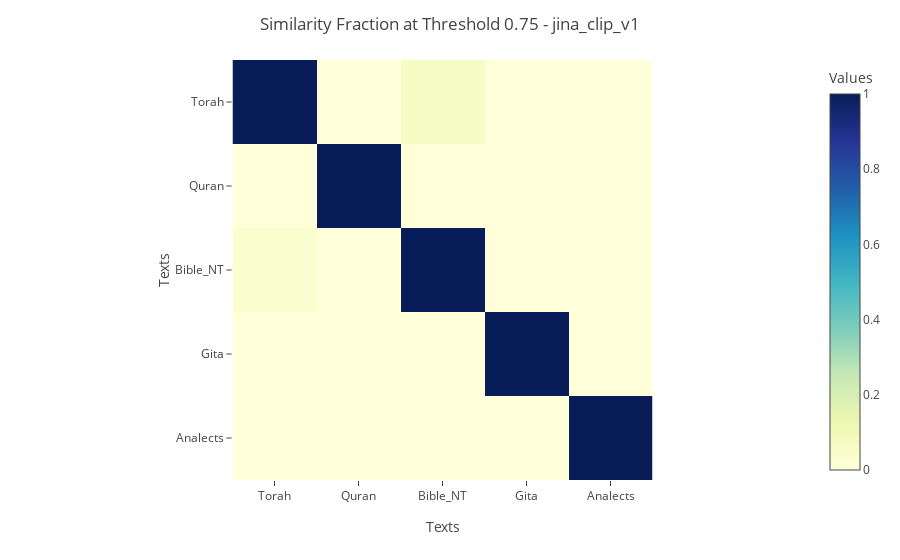
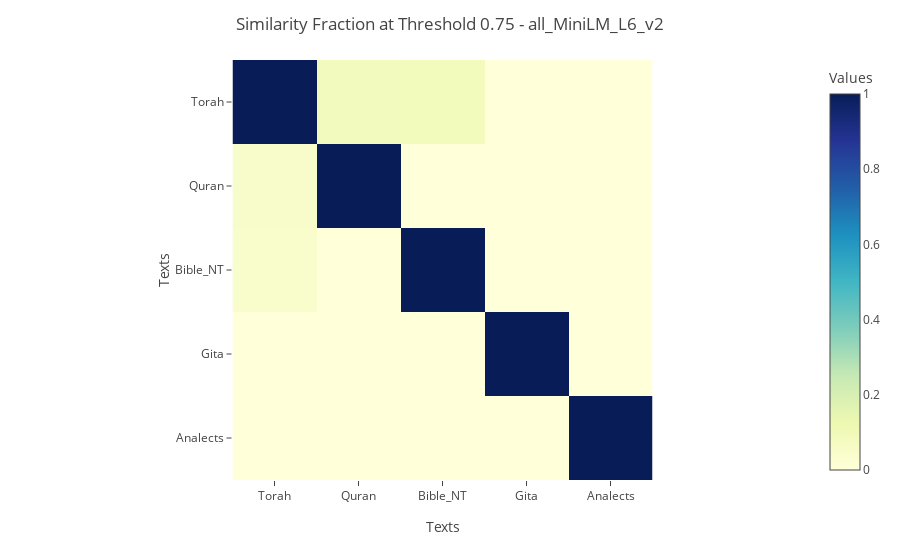

The cell these charts' notebook holds for them, in order:
### Markdown cell above
Plot results for cross text semantic consistency:

### Code cell
for encoder_model in encoder_models:

    plot_heatmap_for_cross_text_consistency(cross_text_consistency_formula_2[encoder_model], encoder_model)
    plot_heatmap_for_similarity_fraction_plotly(cross_text_consistency_formula_2[encoder_model], encoder_model)

### Figure 1 — Plotly figure (JSON) as saved in the notebook; plotly's stock layout.template omitted (floating-point values rounded to 4 significant figures)
{"data": [{"coloraxis": "coloraxis", "hovertemplate": "<b>%{x}</b><br><b>%{y}</b><br>Value: %{z:.2f}<extra></extra>", "name": "0", "type": "heatmap", "x": ["Torah", "Quran", "Bible_NT", "Gita", "Analects"], "xaxis": "x", "y": ["Torah", "Quran", "Bible_NT", "Gita", "Analects"], "yaxis": "y", "z": [[1, 0, 0.06215, 0, 0], [0, 1, 0, 0, 0], [0.03294, 0, 1, 0, 0], [0, 0, 0, 1, 0], [0, 0, 0, 0, 1]]}], "layout": {"coloraxis": {"cmax": 1, "cmin": 0, "colorbar": {"title": {"text": "Values"}}, "colorscale": [[0, "rgb(255,255,217)"], [0.125, "rgb(237,248,177)"], [0.25, "rgb(199,233,180)"], [0.375, "rgb(127,205,187)"], [0.5, "rgb(65,182,196)"], [0.625, "rgb(29,145,192)"], [0.75, "rgb(34,94,168)"], [0.875, "rgb(37,52,148)"], [1, "rgb(8,29,88)"]]}, "margin": {"t": 60}, "title": {"text": "Similarity Fraction at Threshold 0.75 - jina_clip_v1"}, "xaxis": {"anchor": "y", "constrain": "domain", "domain": [0, 1], "scaleanchor": "y", "title": {"text": "Texts"}}, "yaxis": {"anchor": "x", "autorange": "reversed", "constrain": "domain", "domain": [0, 1], "title": {"text": "Texts"}}}}

### Figure 2 — Plotly figure (JSON) as saved in the notebook; plotly's stock layout.template omitted (floating-point values rounded to 4 significant figures)
{"data": [{"coloraxis": "coloraxis", "hovertemplate": "<b>%{x}</b><br><b>%{y}</b><br>Value: %{z:.2f}<extra></extra>", "name": "0", "type": "heatmap", "x": ["Torah", "Quran", "Bible_NT", "Gita", "Analects"], "xaxis": "x", "y": ["Torah", "Quran", "Bible_NT", "Gita", "Analects"], "yaxis": "y", "z": [[1, 0.08439, 0.09188, 0, 0], [0.0453, 1, 0, 0, 0], [0.04261, 0, 1, 0, 0], [0, 0, 0, 1, 0], [0, 0, 0, 0, 1]]}], "layout": {"coloraxis": {"cmax": 1, "cmin": 0, "colorbar": {"title": {"text": "Values"}}, "colorscale": [[0, "rgb(255,255,217)"], [0.125, "rgb(237,248,177)"], [0.25, "rgb(199,233,180)"], [0.375, "rgb(127,205,187)"], [0.5, "rgb(65,182,196)"], [0.625, "rgb(29,145,192)"], [0.75, "rgb(34,94,168)"], [0.875, "rgb(37,52,148)"], [1, "rgb(8,29,88)"]]}, "margin": {"t": 60}, "title": {"text": "Similarity Fraction at Threshold 0.75 - all_MiniLM_L6_v2"}, "xaxis": {"anchor": "y", "constrain": "domain", "domain": [0, 1], "scaleanchor": "y", "title": {"text": "Texts"}}, "yaxis": {"anchor": "x", "autorange": "reversed", "constrain": "domain", "domain": [0, 1], "title": {"text": "Texts"}}}}
